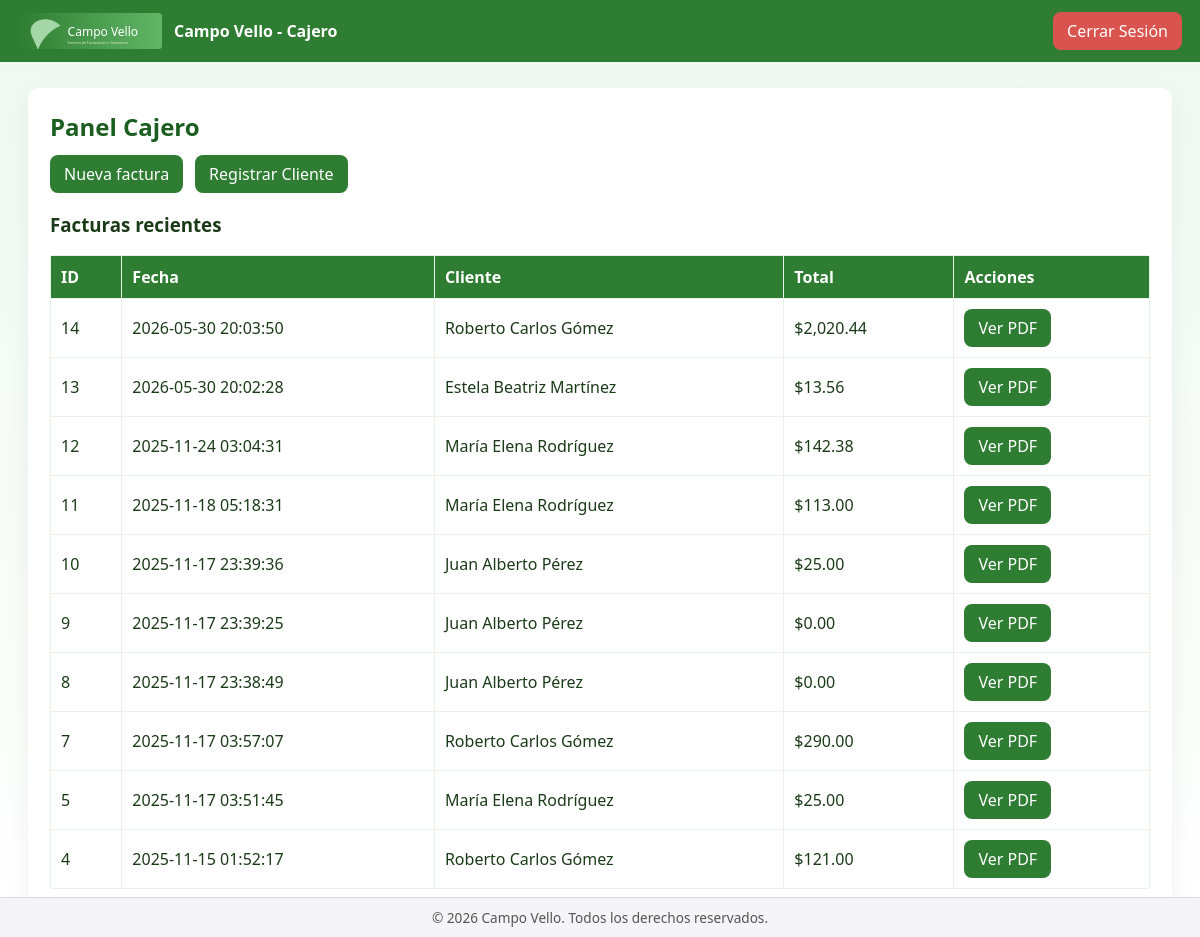
The app's page /cajero/ventas.php (signed in), older data.
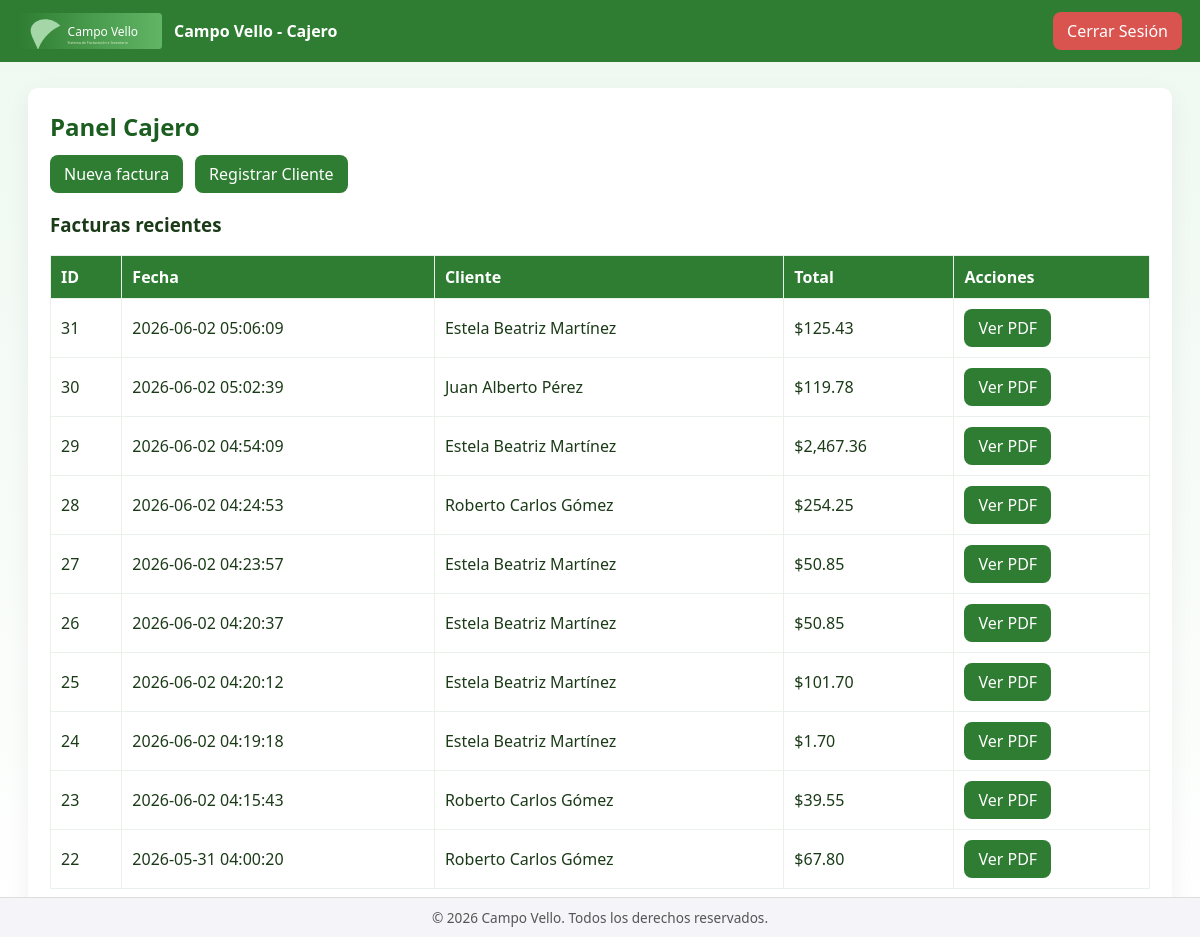
The same page, newer data.
### tables this page shows
CREATE TABLE `facturas` (
  `id` int(11) NOT NULL,
  `user_id` int(11) DEFAULT NULL,
  `client_id` int(11) DEFAULT NULL,
  `metodo_pago` varchar(20) NOT NULL DEFAULT 'Efectivo',
  `subtotal` decimal(12,2) DEFAULT 0.00,
  `iva_amount` decimal(12,2) DEFAULT 0.00,
  `total` decimal(12,2) DEFAULT NULL,
  `created_at` timestamp NOT NULL DEFAULT current_timestamp()
);

CREATE TABLE `clientes` (
  `id` int(11) NOT NULL,
  `name` varchar(150) DEFAULT NULL,
  `nit` varchar(80) DEFAULT NULL,
  `address` varchar(255) DEFAULT NULL,
  `phone` varchar(50) DEFAULT NULL,
  `email` varchar(150) DEFAULT NULL,
  `created_at` timestamp NOT NULL DEFAULT current_timestamp()
);

### cajero/ventas.php (the view, shortened to what this page needs)
<?php
$pdo = getPDO();
$recent = $pdo->query('SELECT f.*, u.nombre as vendedor, cl.name as cliente FROM facturas f LEFT JOIN usuarios u ON f.user_id=u.id LEFT JOIN clientes cl ON f.client_id=cl.id ORDER BY f.id DESC LIMIT 10')->fetchAll();
?>
<!doctype html>
<html lang="es">
<head>
    <link rel="stylesheet" href="../assets/css/style.css">
</head>
<body>
    <nav>
        <div style="display:flex;gap:12px;align-items:center">
            <img src="../assets/img/logo.svg" style="height:36px">
            <strong>Campo Vello - Cajero</strong>
        </div>
        <div>
            <a href="../logout.php" class="btn" style="background-color:#d9534f;">Cerrar Sesión</a>
        </div>
    </nav>
    <div class="container">
        <h2>Panel Cajero</h2>
        <div style="display:flex;gap:12px;margin-bottom:12px;">
            <a class="btn" href="nueva_factura.php">Nueva factura</a>
            <a href="nuevo_cliente.php" class="btn" style="background-color:verde;">  Registrar Cliente </a>
        </div>
        <h3>Facturas recientes</h3>
        <table class="table">
            <thead>
                <tr>
                    <th>ID</th>
                    <th>Fecha</th>
                    <th>Cliente</th>
                    <th>Total</th>
                    <th>Acciones</th>
                </tr>
            </thead>
            <tbody>
                <?php foreach($recent as $r): ?>
                    <tr>
                        <td><?=$r['id']?></td>
                        <td><?=$r['created_at']?></td>
                        <td><?=htmlspecialchars($r['cliente'])?></td>
                        <td>$<?=number_format($r['total'],2)?></td>
                        <td><a class="btn" href="generar_pdf.php?id=<?=$r['id']?>" target="_blank">Ver PDF</a></td>
                    </tr>
                <?php endforeach; ?>
            </tbody>
        </table>
    </div>
     <footer style="
        position: fixed;
        bottom: 0;
        width: 100%;
        text-align: center;
        padding: 10px 0;
        background: #f4f4f9; /* Fondo similar al body */
        border-top: 1px solid #ddd;
        font-size: 0.85em;
        color: #555;
    ">
        &copy; <?= date('Y') ?> Campo Vello. Todos los derechos reservados.
    </footer>
</body>
</html>

Row changes from the older to the newer data that the page shows:
no longer on this page (row unchanged): facturas: id "14", created_at "2026-05-30 20:03:50", client.name "Roberto Carlos Gómez", total "2,020.44"
no longer on this page (row unchanged): facturas: id "13", created_at "2026-05-30 20:02:28", client.name "Estela Beatriz Martínez", total "13.56"
no longer on this page (row unchanged): facturas: id "12", created_at "2025-11-24 03:04:31", client.name "María Elena Rodríguez", total "142.38"
no longer on this page (row unchanged): facturas: id "11", created_at "2025-11-18 05:18:31", client.name "María Elena Rodríguez", total "113.00"
no longer on this page (row unchanged): facturas: id "10", created_at "2025-11-17 23:39:36", client.name "Juan Alberto Pérez", total "25.00"
no longer on this page (row unchanged): facturas: id "9", created_at "2025-11-17 23:39:25", client.name "Juan Alberto Pérez", total "0.00"
no longer on this page (row unchanged): facturas: id "8", created_at "2025-11-17 23:38:49", client.name "Juan Alberto Pérez", total "0.00"
no longer on this page (row unchanged): facturas: id "7", created_at "2025-11-17 03:57:07", client.name "Roberto Carlos Gómez", total "290.00"
no longer on this page (row unchanged): facturas: id "5", created_at "2025-11-17 03:51:45", client.name "María Elena Rodríguez", total "25.00"
no longer on this page (row unchanged): facturas: id "4", created_at "2025-11-15 01:52:17", client.name "Roberto Carlos Gómez", total "121.00"
added facturas: id "31", created_at "2026-06-02 05:06:09", client.name "Estela Beatriz Martínez", total "125.43"
added facturas: id "30", created_at "2026-06-02 05:02:39", client.name "Juan Alberto Pérez", total "119.78"
added facturas: id "29", created_at "2026-06-02 04:54:09", client.name "Estela Beatriz Martínez", total "2,467.36"
added facturas: id "28", created_at "2026-06-02 04:24:53", client.name "Roberto Carlos Gómez", total "254.25"
added facturas: id "27", created_at "2026-06-02 04:23:57", client.name "Estela Beatriz Martínez", total "50.85"
added facturas: id "26", created_at "2026-06-02 04:20:37", client.name "Estela Beatriz Martínez", total "50.85"
added facturas: id "25", created_at "2026-06-02 04:20:12", client.name "Estela Beatriz Martínez", total "101.70"
added facturas: id "24", created_at "2026-06-02 04:19:18", client.name "Estela Beatriz Martínez", total "1.70"
added facturas: id "23", created_at "2026-06-02 04:15:43", client.name "Roberto Carlos Gómez", total "39.55"
added facturas: id "22", created_at "2026-05-31 04:00:20", client.name "Roberto Carlos Gómez", total "67.80"
